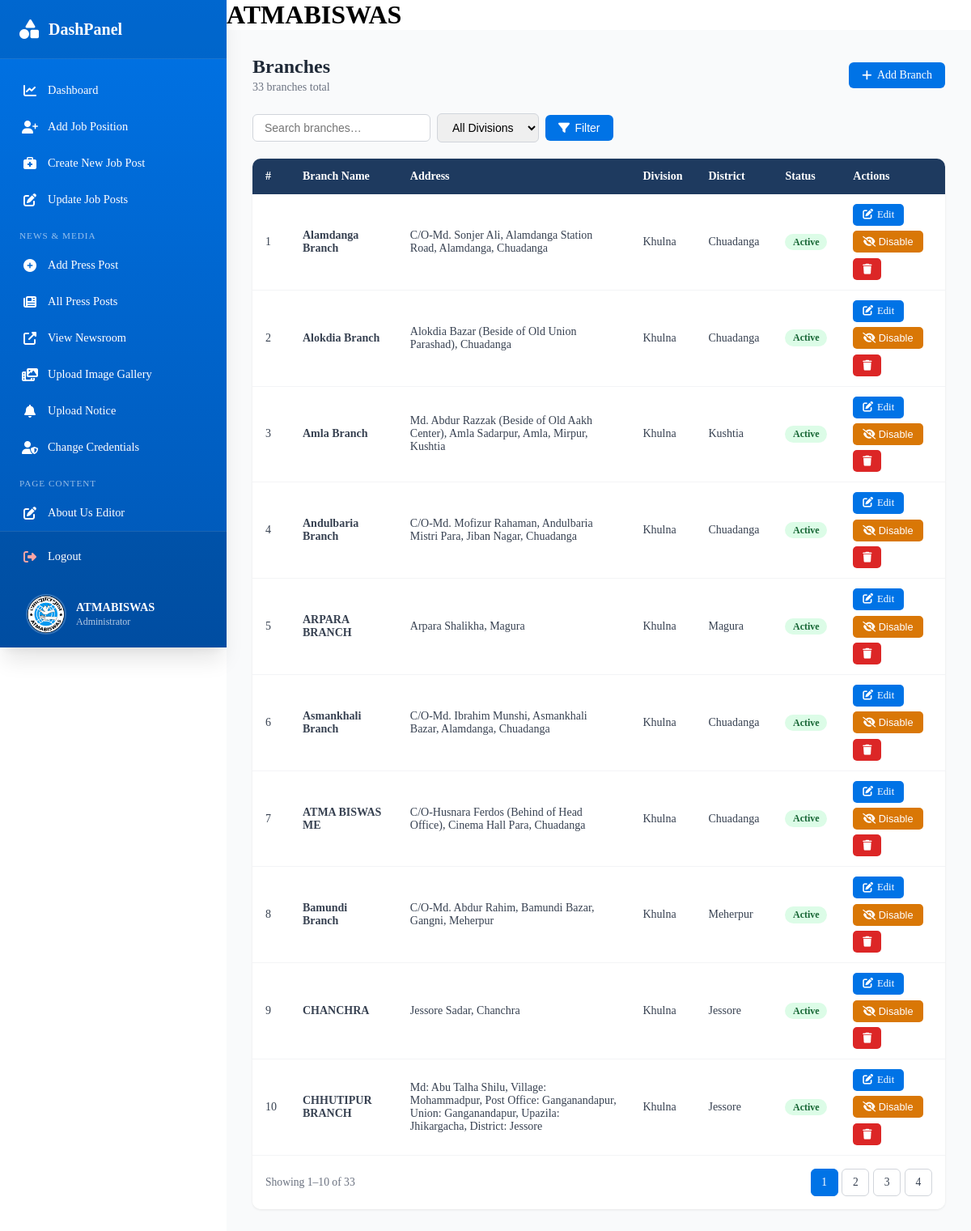
Screenshot of /backend/DashBoard/branches.php (signed in) with the database file from the repository.
### tables this page shows
CREATE TABLE IF NOT EXISTS `branches` (
    `id`            INT AUTO_INCREMENT PRIMARY KEY,
    `branch_name`   VARCHAR(255)    NOT NULL,
    `address`       TEXT            NOT NULL,
    `division`      VARCHAR(100)    NOT NULL,
    `district`      VARCHAR(100)    NOT NULL,
    `display_order` INT             NOT NULL DEFAULT 0,
    `status`        TINYINT(1)      NOT NULL DEFAULT 1 COMMENT '1=active 0=inactive',
    `created_at`    TIMESTAMP       NOT NULL DEFAULT CURRENT_TIMESTAMP,
    `updated_at`    TIMESTAMP       NOT NULL DEFAULT CURRENT_TIMESTAMP ON UPDATE CURRENT_TIMESTAMP,
    INDEX `idx_status`        (`status`),
    INDEX `idx_division`      (`division`),
    INDEX `idx_display_order` (`display_order`),
    INDEX `idx_division_name` (`division`, `branch_name`)
);

### backend/DashBoard/branches.php (the view, shortened to what this page needs)
<?php
$db   = new Db();
$conn = $db->connect();
$per_page   = 10;
$page       = max(1, (int)($_GET['page'] ?? 1));
$search     = trim($_GET['search'] ?? '');
$filter_div = trim($_GET['division'] ?? '');
$offset     = ($page - 1) * $per_page;
$conditions = [];
$params     = [];
$where = $conditions ? 'WHERE ' . implode(' AND ', $conditions) : '';
try {
    $count_stmt = $conn->prepare("SELECT COUNT(*) FROM branches $where");
    $count_stmt->execute($params);
    $total = (int)$count_stmt->fetchColumn();
    $total_pages = max(1, ceil($total / $per_page));
    $list_stmt = $conn->prepare("SELECT * FROM branches $where ORDER BY division ASC, branch_name ASC LIMIT :limit OFFSET :offset");
    $list_stmt->bindValue(':limit',  $per_page, PDO::PARAM_INT);
    $list_stmt->bindValue(':offset', $offset,   PDO::PARAM_INT);
    $list_stmt->execute();
    $branches = $list_stmt->fetchAll(PDO::FETCH_ASSOC);
} catch (PDOException $e) {
    $table_missing = true;
    $total = 0; $total_pages = 1; $branches = [];
}
$query_string = http_build_query(array_filter(['search' => $search, 'division' => $filter_div]));
?>
<!DOCTYPE html>
<html lang="en">
<head>
    <link rel="stylesheet" href="css/admin-sidebar.css">
    <link rel="stylesheet" href="css/dashboard.css">
    <link rel="stylesheet" href="css/contacts.css">
    <link rel="stylesheet" href="https://cdnjs.cloudflare.com/ajax/libs/font-awesome/6.4.0/css/all.min.css">
</head>
<body>
<div class="dashboard-container">
    <div class="sidebar-container">
        <?php include 'sidebar.php'; ?>
    </div>
    <div class="main-content">
        <?php include 'navbar.inc.php'; ?>
        <div class="dashboard-main">
            <div class="cm-header">
                <div>
                    <div class="cm-title">Branches</div>
                    <div class="cm-subtitle"><?= $total ?> branch<?= $total !== 1 ? 'es' : '' ?> total</div>
                </div>
                <a href="add_branch.php" class="btn-primary">
                    <i class="fas fa-plus"></i> Add Branch
                </a>
            </div>
            <div class="cm-toolbar">
                <form class="cm-search-form" method="GET">
                    <input class="cm-search-input" type="text" name="search"
                           placeholder="Search branches…" value="<?= htmlspecialchars($search) ?>">
                    <select class="cm-filter-select" name="division">
                        <option value="">All Divisions</option>
                    </select>
                    <button class="btn-primary" type="submit"><i class="fas fa-filter"></i> Filter</button>
                </form>
            </div>
            <div class="cm-table-wrap">
                <table class="cm-table">
                    <thead>
                        <tr>
                            <th>#</th>
                            <th>Branch Name</th>
                            <th>Address</th>
                            <th>Division</th>
                            <th>District</th>
                            <th>Status</th>
                            <th>Actions</th>
                        </tr>
                    </thead>
                    <tbody>
                    <?php if (empty($branches)): ?>
                        <tr><td colspan="7">
                            <div class="cm-empty">
                                <i class="fas fa-code-branch"></i>
                                No branches found.
                            </div>
                        </td></tr>
                    <?php else: ?>
                        <?php foreach ($branches as $i => $b): ?>
                        <tr>
                            <td><?= $offset + $i + 1 ?></td>
                            <td><strong><?= htmlspecialchars($b['branch_name']) ?></strong></td>
                            <td><?= htmlspecialchars($b['address']) ?></td>
                            <td><?= htmlspecialchars($b['division']) ?></td>
                            <td><?= htmlspecialchars($b['district']) ?></td>
                            <td>
                                <?php if ($b['status']): ?>
                                    <span class="badge-active">Active</span>
                                <?php else: ?>
                                    <span class="badge-inactive">Inactive</span>
                                <?php endif; ?>
                            </td>
                            <td>
                                <div class="cm-actions">
                                    <a class="btn-edit" href="edit_branch.php?id=<?= (int)$b['id'] ?>">
                                        <i class="fas fa-edit"></i> Edit
                                    </a>
                                    <form method="POST" onsubmit="return confirm('Toggle status?')">
                                        <button class="<?= $b['status'] ? 'btn-warning' : 'btn-success' ?>" type="submit">
                                            <i class="fas fa-<?= $b['status'] ? 'eye-slash' : 'eye' ?>"></i>
                                            <?= $b['status'] ? 'Disable' : 'Enable' ?>
                                        </button>
                                    </form>
                                    <form method="POST" onsubmit="return confirm('Delete this branch permanently?')">
                                        <button class="btn-danger" type="submit">
                                            <i class="fas fa-trash"></i>
                                        </button>
                                    </form>
                                </div>
                            </td>
                        </tr>
                        <?php endforeach; ?>
                    <?php endif; ?>
                    </tbody>
                </table>
                <?php if ($total_pages > 1): ?>
                <div class="cm-pagination">
                    <div class="cm-pagination-info">
                        Showing <?= $offset + 1 ?>–<?= min($offset + $per_page, $total) ?> of <?= $total ?>
                    </div>
                    <div class="cm-pagination-links">
                        <?php
                        $base = '?page=%d' . ($query_string ? '&' . $query_string : '');
                        for ($p = 1; $p <= $total_pages; $p++):
                        ?>
                        <a class="cm-page-link <?= $p === $page ? 'active' : '' ?>"
                           href="<?= sprintf($base, $p) ?>"><?= $p ?></a>
                        <?php endfor; ?>
                    </div>
                </div>
                <?php endif; ?>
            </div>
        </div>
    </div>
</div>
</body>
</html>

### backend/DashBoard/sidebar.php (shortened to what this page needs)
<div class="admin-sidebar">
    <div class="sidebar-header">
        <div class="sidebar-logo">
            <i class="fas fa-shapes"></i>
            <h1>DashPanel</h1>
        </div>
    </div>
    <nav class="sidebar-nav">
        <a href="dashboard.php" class="nav-item">
            <i class="fas fa-chart-line"></i>
            <span>Dashboard</span>
        </a>
        <a href="addJobPosition.php" class="nav-item">
            <i class="fas fa-user-plus"></i>
            <span>Add Job Position</span>
        </a>
        <a href="createjob.php" class="nav-item">
            <i class="fas fa-briefcase-medical"></i>
            <span>Create New Job Post</span>
        </a>
        <a href="updatejobs.php" class="nav-item">
            <i class="fas fa-edit"></i>
            <span>Update Job Posts</span>
        </a>
        <div style="padding:.5rem 1.5rem;font-size:.7rem;text-transform:uppercase;letter-spacing:1px;opacity:.6;margin-top:.5rem;">
            News &amp; Media
        </div>
        <a href="blog_enhanced.php" class="nav-item">
            <i class="fas fa-plus-circle"></i>
            <span>Add Press Post</span>
        </a>
        <a href="blog_manager.php" class="nav-item">
            <i class="fas fa-newspaper"></i>
            <span>All Press Posts</span>
        </a>
        <a href="../../press.php" class="nav-item" target="_blank">
            <i class="fas fa-external-link-alt"></i>
            <span>View Newsroom</span>
        </a>
        <a href="uploadimg.php" class="nav-item">
            <i class="fas fa-photo-video"></i>
            <span>Upload Image Gallery</span>
        </a>
        <a href="uploadpdf.php" class="nav-item">
            <i class="fas fa-bell"></i>
            <span>Upload Notice</span>
        </a>
        <a href="changeCredentials.php" class="nav-item">
            <i class="fas fa-user-shield"></i>
            <span>Change Credentials</span>
        </a>
        <div style="padding:.5rem 1.5rem;font-size:.7rem;text-transform:uppercase;letter-spacing:1px;opacity:.6;margin-top:.5rem;">
            Page Content
        </div>
        <a href="about_us_editor.php" class="nav-item">
            <i class="fas fa-pen-to-square"></i>
            <span>About Us Editor</span>
        </a>
    </nav>
    <div class="sidebar-footer">
        <a href="../login/logout.php" class="nav-item logout">
            <i class="fas fa-sign-out-alt"></i>
            <span>Logout</span>
        </a>
        <div class="user-info">
            <a href="../../index.php" class="user-link">
                <img src="../images/logo/logo.png" alt="ATMABISWAS Logo" class="user-logo" />
                <div class="user-details">
                    <div class="user-name">ATMABISWAS</div>
                    <div class="user-role">Administrator</div>
                </div>
            </a>
        </div>
    </div>
</div>

### backend/DashBoard/navbar.inc.php
<header class="bg-white shadow-sm">
    <div class="px-4 py-3 flex justify-between items-center">
        <div class="flex-1 bg-blue-400 ml-3 md:ml-0 p-1 md:p-3 rounded-xl md:flex md:items-center md:justify-between">
            <h1 class="text-xl md:text-2xl ml-2 text-white tracking-wider font-semibold ">ATMABISWAS</h1>
        </div>
    </div>
</header>

### backend/DashBoard/css/admin-sidebar.css (style rules this page uses)
:root { --primary: #0073e6; --secondary: #0073e6; --accent: #0073e6; --success: #0073e6; --warning: #0073e6; --light: #ffffff; --dark: #000000; --gray-50: #f9fafb; --gray-100: #f3f4f6; --gray-200: #e5e7eb; --gray-300: #d1d5db; --gray-400: #9ca3af; --gray-500: #6b7280; --gray-600: #4b5563; --gray-700: #374151; --gray-800: #1f2937; --gray-900: #111827; --shadow-sm: 0 1px 2px 0 rgba(0, 0, 0, 0.05); --shadow: 0 1px 3px 0 rgba(0, 0, 0, 0.1), 0 1px 2px 0 rgba(0, 0, 0, 0.06); --shadow-md: 0 4px 6px -1px rgba(0, 0, 0, 0.1), 0 2px 4px -1px rgba(0, 0, 0, 0.06); --shadow-lg: 0 10px 15px -3px rgba(0, 0, 0, 0.1), 0 4px 6px -2px rgba(0, 0, 0, 0.05); --shadow-xl: 0 20px 25px -5px rgba(0, 0, 0, 0.1), 0 10px 10px -5px rgba(0, 0, 0, 0.04); }
.admin-sidebar { position: fixed; top: 0; left: 0; width: 280px; height: 100vh; background: linear-gradient(180deg, var(--primary) 0%, #0056b3 100%); color: var(--light); display: flex; flex-direction: column; z-index: 1000; box-shadow: var(--shadow-xl); overflow: hidden; margin: 0; padding: 0; }
.sidebar-header { padding: 1.5rem; border-bottom: 1px solid rgba(255, 255, 255, 0.1); background: rgba(0, 0, 0, 0.1); }
.sidebar-logo { display: flex; align-items: center; gap: 0.75rem; }
.sidebar-logo i { font-size: 1.5rem; color: var(--light); }
.sidebar-logo h1 { font-size: 1.25rem; font-weight: 700; color: var(--light); margin: 0; }
.sidebar-nav { flex: 1; padding: 1rem 0; overflow-y: auto; }
.nav-item { display: flex; align-items: center; gap: 0.75rem; padding: 0.875rem 1.5rem; color: var(--light); text-decoration: none; font-size: 0.9rem; font-weight: 500; transition: all 0.3s ease; border-left: 3px solid transparent; position: relative; }
.nav-item i { font-size: 1rem; width: 20px; text-align: center; color: var(--light); }
.nav-item span { flex: 1; color: var(--light); }
.sidebar-footer { padding: 0.5rem 0; border-top: 1px solid rgba(255, 255, 255, 0.1); background: rgba(0, 0, 0, 0.1); }
.logout { margin-bottom: 1rem; border-left: 3px solid transparent; }
.logout i { color: #fca5a5; }
.user-info { padding: 0 1.5rem; }
.user-link { display: flex; align-items: center; gap: 0.75rem; text-decoration: none; color: var(--light); transition: all 0.3s ease; padding: 0.5rem; border-radius: 8px; }
.user-logo { width: 50px; height: 50px; border-radius: 50%; object-fit: cover; border: 2px solid rgba(255, 255, 255, 0.2); }
.user-details { flex: 1; }
.user-name { font-size: 0.9rem; font-weight: 600; color: var(--light); margin-bottom: 0.125rem; }
.user-role { font-size: 0.75rem; color: rgba(255, 255, 255, 0.7); font-weight: 400; }
.nav-item { animation: slideInLeft 0.3s ease forwards; }
.nav-item:nth-child(1) { animation-delay: 0.1s; }
.nav-item:nth-child(2) { animation-delay: 0.2s; }
.nav-item:nth-child(3) { animation-delay: 0.3s; }
.nav-item:nth-child(4) { animation-delay: 0.4s; }
.nav-item:nth-child(6) { animation-delay: 0.6s; }
.nav-item:nth-child(7) { animation-delay: 0.7s; }

### backend/DashBoard/css/dashboard.css (style rules this page uses)
* { margin: 0; padding: 0; box-sizing: border-box; }
html, body { margin: 0; padding: 0; width: 100%; height: 100%; }
:root { --primary: #0073e6; --secondary: #0073e6; --accent: #0073e6; --success: #0073e6; --warning: #0073e6; --light: #ffffff; --dark: #000000; --gray-50: #f9fafb; --gray-100: #f3f4f6; --gray-200: #e5e7eb; --gray-300: #d1d5db; --gray-400: #9ca3af; --gray-500: #6b7280; --gray-600: #4b5563; --gray-700: #374151; --gray-800: #1f2937; --gray-900: #111827; --shadow-sm: 0 1px 2px 0 rgba(0, 0, 0, 0.05); --shadow: 0 1px 3px 0 rgba(0, 0, 0, 0.1), 0 1px 2px 0 rgba(0, 0, 0, 0.06); --shadow-md: 0 4px 6px -1px rgba(0, 0, 0, 0.1), 0 2px 4px -1px rgba(0, 0, 0, 0.06); --shadow-lg: 0 10px 15px -3px rgba(0, 0, 0, 0.1), 0 4px 6px -2px rgba(0, 0, 0, 0.05); --shadow-xl: 0 20px 25px -5px rgba(0, 0, 0, 0.1), 0 10px 10px -5px rgba(0, 0, 0, 0.04); }
.dashboard-container { display: flex; min-height: 100vh; }
.sidebar-container { flex-shrink: 0; width: 280px; position: relative; margin: 0; padding: 0; }
.main-content { flex: 1; margin-left: 0; padding: 0; overflow-y: auto; min-height: 100vh; width: calc(100% - 280px); }
.dashboard-main { padding: 2rem; background: var(--gray-50); min-height: 100vh; }
.btn-primary { background: var(--primary); color: var(--light); }
.btn-danger { background: #dc2626; color: var(--light); }

### rows the page displays
branches: i "1", branch_name "Alamdanga Branch", address "C/O-Md. Sonjer Ali, Alamdanga Station Road, Alamdanga, Chuadanga", division "Khulna", district "Chuadanga", status "Active"
branches: i "2", branch_name "Alokdia Branch", address "Alokdia Bazar (Beside of Old Union Parashad), Chuadanga", division "Khulna", district "Chuadanga", status "Active"
branches: i "3", branch_name "Amla Branch", address "Md. Abdur Razzak (Beside of Old Aakh Center), Amla Sadarpur, Amla, Mirpur, Kushtia", division "Khulna", district "Kushtia", status "Active"
branches: i "4", branch_name "Andulbaria Branch", address "C/O-Md. Mofizur Rahaman, Andulbaria Mistri Para, Jiban Nagar, Chuadanga", division "Khulna", district "Chuadanga", status "Active"
branches: i "5", branch_name "ARPARA BRANCH", address "Arpara Shalikha, Magura", division "Khulna", district "Magura", status "Active"
branches: i "6", branch_name "Asmankhali Branch", address "C/O-Md. Ibrahim Munshi, Asmankhali Bazar, Alamdanga, Chuadanga", division "Khulna", district "Chuadanga", status "Active"
branches: i "7", branch_name "ATMA BISWAS ME", address "C/O-Husnara Ferdos (Behind of Head Office), Cinema Hall Para, Chuadanga", division "Khulna", district "Chuadanga", status "Active"
branches: i "8", branch_name "Bamundi Branch", address "C/O-Md. Abdur Rahim, Bamundi Bazar, Gangni, Meherpur", division "Khulna", district "Meherpur", status "Active"
branches: i "9", branch_name "CHANCHRA", address "Jessore Sadar, Chanchra", division "Khulna", district "Jessore", status "Active"
branches: i "10", branch_name "CHHUTIPUR BRANCH", address "Md: Abu Talha Shilu, Village: Mohammadpur, Post Office: Ganganandapur, Union: Ganganandapur, Upazila: Jhikargacha, District: Jessore", division "Khulna", district "Jessore", status "Active"

### other values shown
$total "33"
$offset + 1 "1"
min($offset + $per_page, $total) "10"
